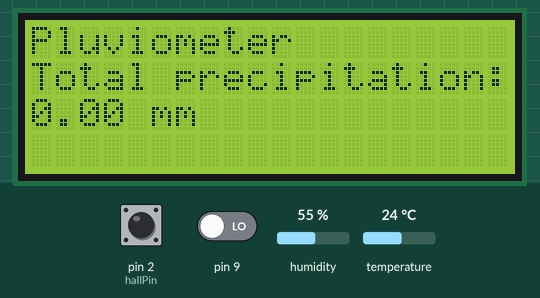
This sketch was run on a simulated Arduino Uno, built with avr-gcc and run on an emulated ATmega328P. Shown: 20×4 character LCD. Inputs (shaded band) come from the test bench; at power-on: humidity 55 %, pin 9 LOW, temperature 24 °C, pin 2 (hallPin) HIGH. What the sketch prints to the serial monitor is not drawn.

Above: at 2.2 s.
2.3 s: humidity set to 22 %
At 9.2 s:
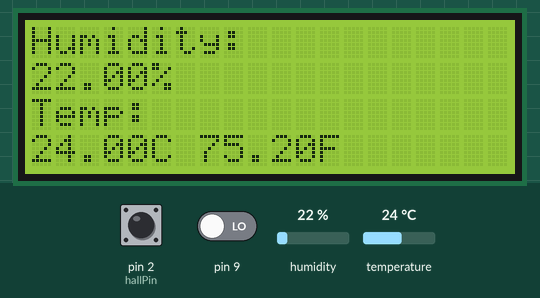
16.3 s: pin 9 driven HIGH
At 18.8 s:
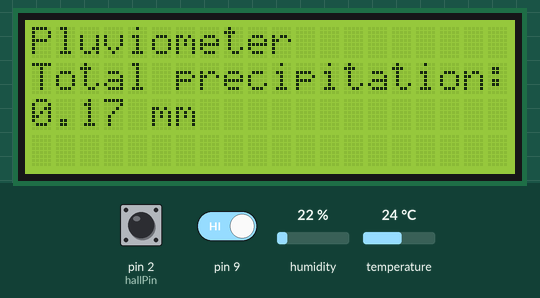
26.8 s: temperature set to 12 °C
40.8 s: pin 2 (hallPin) pulled LOW for 3 s
51.3 s: pin 9 driven LOW
At 52.9 s:
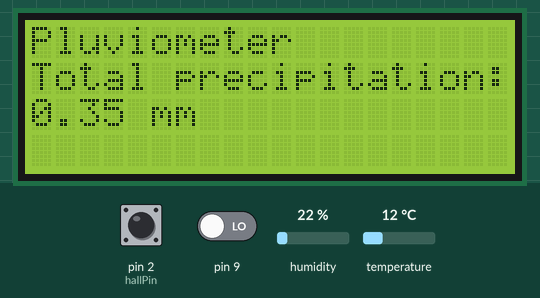
61.8 s: pin 2 (hallPin) pulled LOW for 3 s
At 70.4 s:
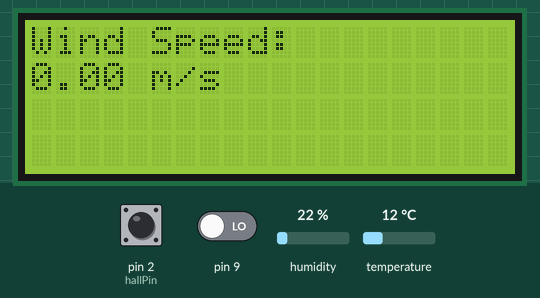
Timing chart, 0 to 71.9 s (numbered marks = the images above; inputs shaded):
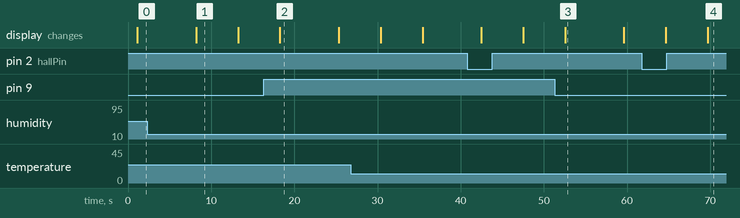

Measured:
- after the input at 61.8 s, the display: first differs from a run without the input after 7.9 s (image 4)
- what the display in image 1 shows lasts 5.0 s, from 8.2 s to 13.2 s
- what the display in image 2 shows lasts 7.0 s, from 18.3 s to 25.3 s

The sketch:

code_final_meteo_withlcd.ino
```cpp
#include <Wire.h>
#include <LiquidCrystal_I2C.h>
#include "DHT.h"

// Constants for the hall effect sensor (wind speed)
const int hallPin = 2; // Hall effect sensor connected to digital pin 2
const float magnetDistance = 0.10; // Distance per revolution in meters (adjust as needed)
volatile unsigned long startTime = 0; // Time when a magnet is detected
volatile unsigned long endTime = 0; // Time when the next magnet is detected
volatile boolean newWindData = false; // Flag to indicate new wind data
volatile int magnetCounter = 0; // Counter for magnet detections

// Constants for the rain gauge
const float mmPerPulse = 0.173; // Value of rain in mm for each movement of the bucket
float mmTotali = 0;
int sensore = 0;
int statoPrecedente = 0;

// Constants for the DHT sensor
#define DHTPIN 3 // Changed to avoid conflict with hallPin
#define DHTTYPE DHT22
DHT dht(DHTPIN, DHTTYPE);

// LCD initialization
LiquidCrystal_I2C lcd(0x27, 20, 4);

// Function declarations
void detectMagnet();
float calculateWindSpeed();
void displayWindSpeed(float windSpeed);
void displayRainfall(float rainfall);
void displayDHTData(float humidity, float tempC, float tempF, float heatIndexC, float heatIndexF);

void setup() {
  // Setup for hall effect sensor (wind speed)
  Serial.begin(9600); // Start serial communication at 9600 baud
  pinMode(hallPin, INPUT_PULLUP); // Set hallPin as input with pull-up resistor
  attachInterrupt(digitalPinToInterrupt(hallPin), detectMagnet, RISING); // Attach interrupt to hallPin
  Serial.println("Setup completed. Waiting for magnet detection...");

  // Setup for rain gauge
  pinMode(9, INPUT);
  lcd.init();
  lcd.backlight();
  lcd.setCursor(6, 0);
  lcd.print("HRAF");
  lcd.setCursor(3, 2);
  lcd.print("Weather Station");
  delay(1000);
  lcd.clear();

  // Setup for DHT sensor
  dht.begin();
}

void loop() {
  // Loop for hall effect sensor (wind speed)
  if (newWindData) { // If new wind data is available
    float windSpeed = calculateWindSpeed(); // Calculate wind speed
    Serial.print("Wind Speed: ");
    Serial.print(windSpeed);
    Serial.println(" m/s");
    newWindData = false; // Reset the flag
    Serial.println("Waiting for next magnet detection...");
    displayWindSpeed(windSpeed); // Display wind speed on LCD
  }

  // Loop for rain gauge
  sensore = digitalRead(9);
  if (sensore != statoPrecedente) {
    mmTotali = mmTotali + mmPerPulse;
  }
  statoPrecedente = sensore;
  displayRainfall(mmTotali); // Display rainfall on LCD

  // Loop for DHT sensor
  delay(2000);
  float h = dht.readHumidity();
  float t = dht.readTemperature();
  float f = dht.readTemperature(true);

  if (isnan(h) || isnan(t) || isnan(f)) {
    Serial.println(F("Failed to read from DHT sensor!"));
    return;
  }

  float hif = dht.computeHeatIndex(f, h);
  float hic = dht.computeHeatIndex(t, h, false);

  Serial.print(F("Humidity: "));
  Serial.print(h);
  Serial.print(F("%  Temperature: "));
  Serial.print(t);
  Serial.print(F("°C "));
  Serial.print(f);
  Serial.print(F("°F  Heat index: "));
  Serial.print(hic);
  Serial.print(F("°C "));
  Serial.print(hif);
  Serial.println(F("°F"));

  displayDHTData(h, t, f, hic, hif); // Display DHT data on LCD
}

void detectMagnet() {
  magnetCounter++; // Increment magnet counter

  if (magnetCounter % 2 == 1) { // First detection in a pair
    startTime = millis();
    Serial.println("First magnet detected.");
  } else { // Second detection in a pair
    endTime = millis();
    Serial.println("Second magnet detected.");
    newWindData = true;
  }
}

float calculateWindSpeed() {
  float elapsedTime = (endTime - startTime) / 1000.0; // Convert milliseconds to seconds
  if (elapsedTime == 0) {
    Serial.println("Elapsed time is zero, avoiding division by zero.");
    return 0; // Avoid division by zero
  }
  float windSpeed = magnetDistance / elapsedTime; // Speed = Distance / Time
  startTime = endTime; // Reset the start time for the next calculation
  endTime = 0; // Reset the end time for the next calculation
  return windSpeed;
}

void displayWindSpeed(float windSpeed) {
  lcd.clear();
  lcd.setCursor(0, 0);
  lcd.print("Wind Speed:");
  lcd.setCursor(0, 1);
  lcd.print(windSpeed);
  lcd.print(" m/s");
  delay(5000); // Wait for 5 seconds
}

void displayRainfall(float rainfall) {
  lcd.clear();
  lcd.setCursor(0, 0);
  lcd.print("Pluviometer");
  lcd.setCursor(0, 1);
  lcd.print("Total precipitation:");
  lcd.setCursor(0, 2);
  lcd.print(rainfall);
  lcd.print(" mm");
  delay(5000); // Wait for 5 seconds
}

void displayDHTData(float humidity, float tempC, float tempF, float heatIndexC, float heatIndexF) {
  lcd.clear();
  lcd.setCursor(0, 0);
  lcd.print("Humidity:");
  lcd.setCursor(0, 1);
  lcd.print(humidity);
  lcd.print("%");

  lcd.setCursor(0, 2);
  lcd.print("Temp:");
  lcd.setCursor(0, 3);
  lcd.print(tempC);
  lcd.print("C ");
  lcd.print(tempF);
  lcd.print("F");
  delay(5000); // Wait for 5 seconds

  lcd.clear();
  lcd.setCursor(0, 0);
  lcd.print("Heat Index:");
  lcd.setCursor(0, 1);
  lcd.print(heatIndexC);
  lcd.print("C ");
  lcd.print(heatIndexF);
  lcd.print("F");
  lcd.setCursor(0, 2);
  lcd.print("Pressure :");
  lcd.setCursor(0, 3);
  lcd.print("1015hPa");
  delay(5000); // Wait for 5 seconds
}
```
